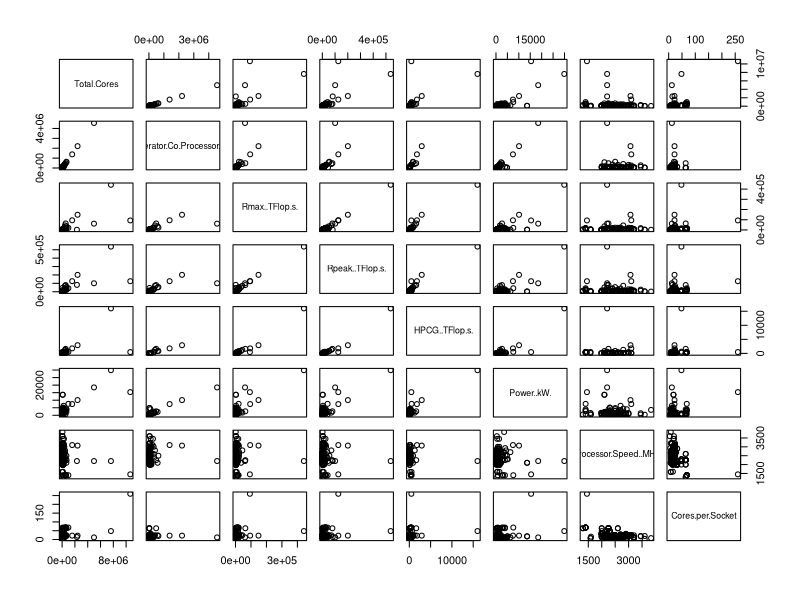
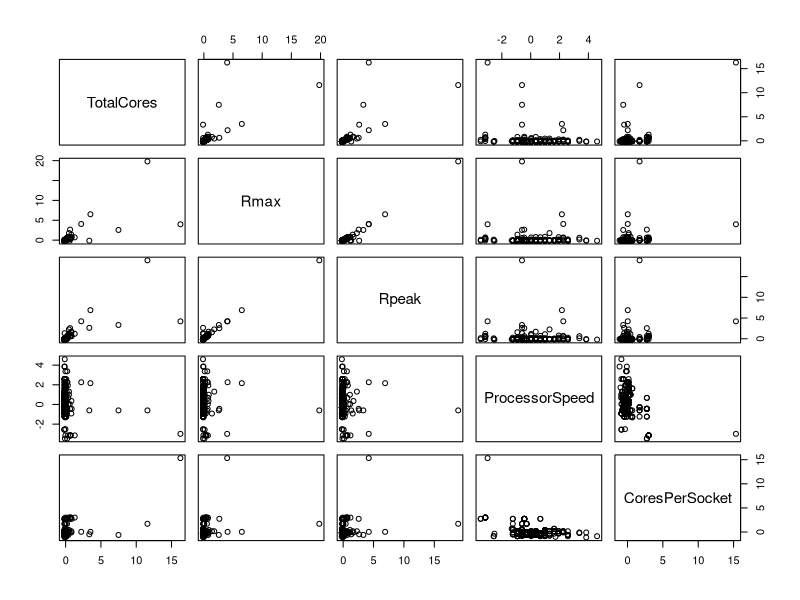
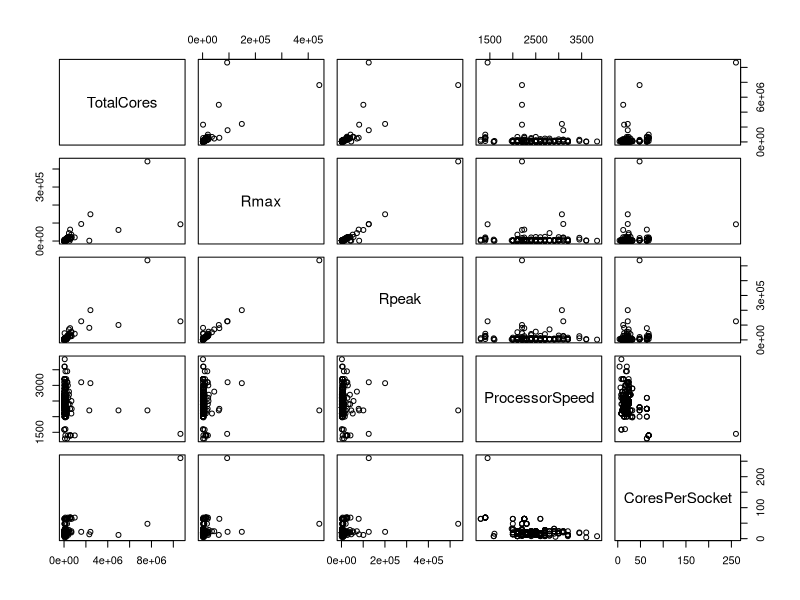
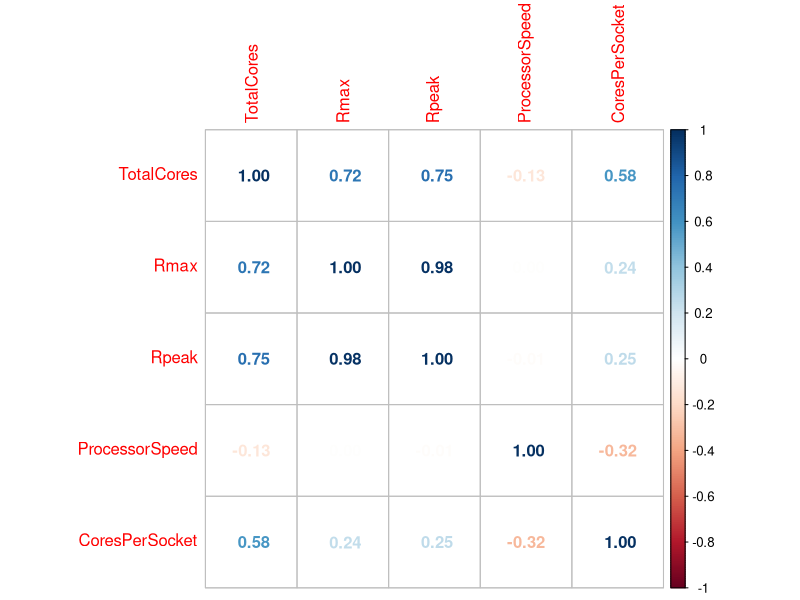
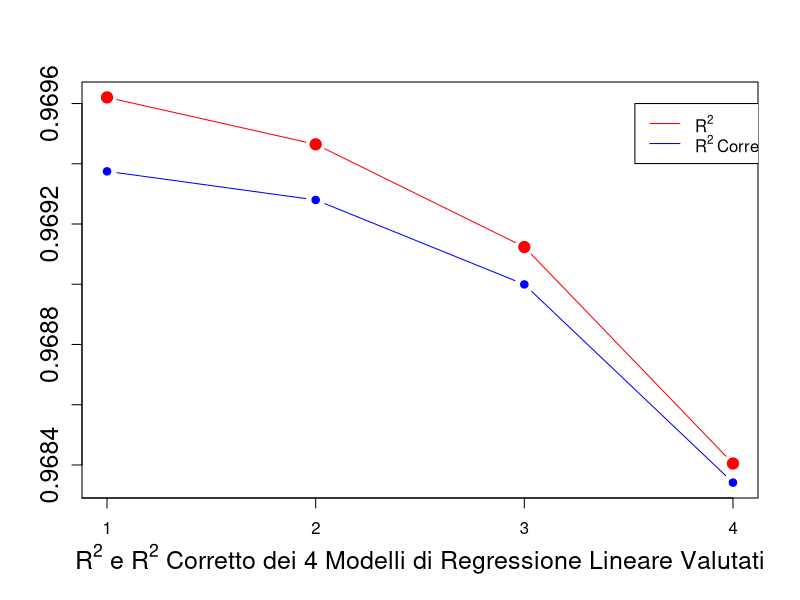
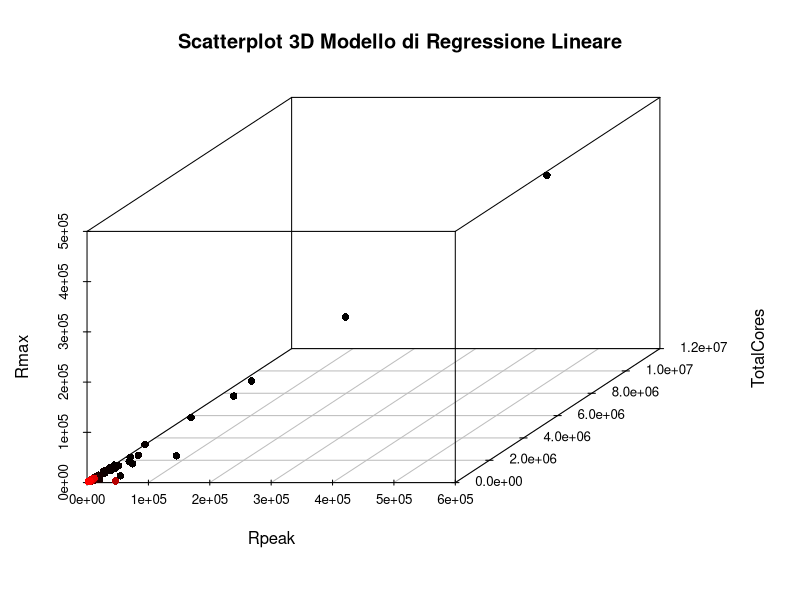
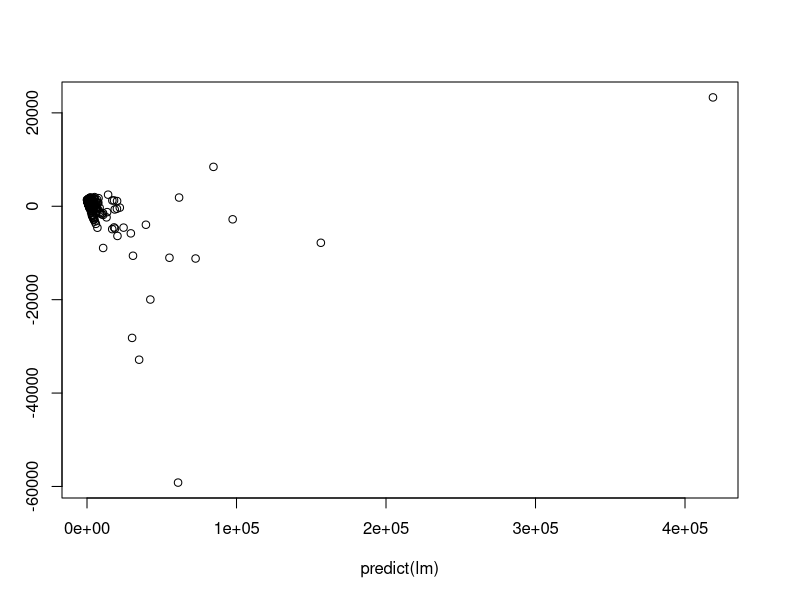
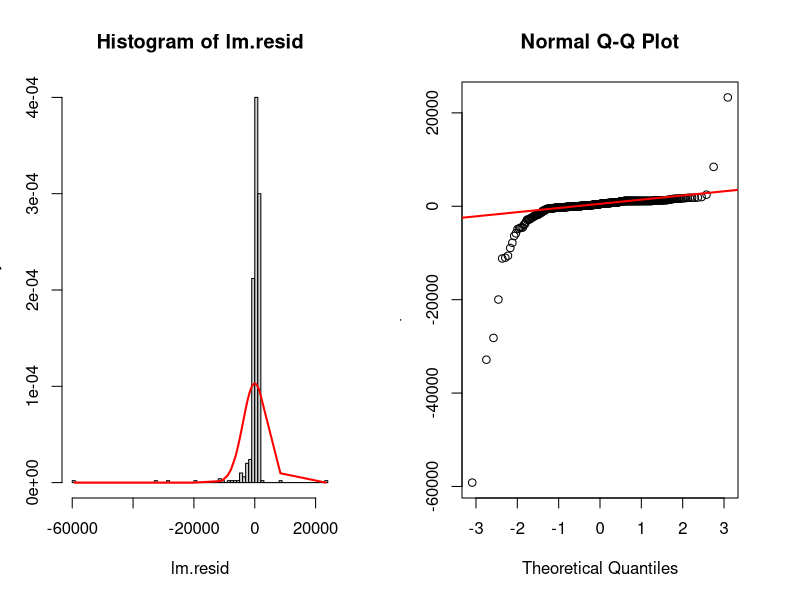

R code for these plots, in order:
# pulizia RStudio
cat("\014")
rm(list = ls())

# importazione librerie da utilizzare
library(corrplot)
library(scatterplot3d)

################################################################################
####################    IMPORTAZIONE E PULIZIA DEI DATI    #####################
################################################################################

# caricamento dei dati dal file csv
data = read.csv('tabella.csv', header = TRUE, sep = ";")

# rimozione colonne non utilizzate
data$Rank <- NULL
data$Previous.Rank <- NULL
data$First.Appearance <- NULL
data$First.Rank <- NULL
data$Name <- NULL
data$Computer <- NULL
data$Site <- NULL
data$Manufacturer <- NULL
data$Country <- NULL
data$Year <- NULL
data$Segment <- NULL
data$Nmax <- NULL
data$Nhalf <- NULL
data$Power.Source <- NULL
data$Power.Efficiency..GFlops.Watts. <- NULL
data$Architecture <- NULL
data$Processor <- NULL
data$Processor.Technology <- NULL
data$Operating.System <- NULL
data$OS.Family <- NULL
data$Accelerator.Co.Processor <- NULL
data$Processor.Generation <- NULL
data$System.Model <- NULL
data$System.Family <- NULL
data$Interconnect.Family <- NULL
data$Interconnect <- NULL
data$Continent <- NULL
data$Site.ID <- NULL
data$System.ID <- NULL

# stampa sommario struttura iniziale: prime osservazioni
summary(data)
str(data)
plot(data)

# controllo delle colonne per valori mancanti
sum(is.na(data$Total.Cores))
sum(is.na(data$Accelerator.Co.Processor.Cores))
sum(is.na(data$Rmax..TFlop.s.))
sum(is.na(data$Rpeak..TFlop.s.))
sum(is.na(data$HPCG..TFlop.s.))
sum(is.na(data$Power..kW.))
sum(is.na(data$Processor.Speed..MHz.))
sum(is.na(data$Cores.per.Socket))

# notiamo che ci sono un numero non indifferente di NA in alcune colonne,
# eliminiamo tali colonne
data$Accelerator.Co.Processor.Cores <- NULL
data$HPCG..TFlop.s. <- NULL
data$Power..kW. <- NULL

# assegniamo nomi più leggibili alle colonne della tabella
colnames(data) <- c("TotalCores", "Rmax", "Rpeak", "ProcessorSpeed", "CoresPerSocket")

# standardizzazione tabella
st_data = data.frame(scale(data))

# visualizzazione tabella standardizzata
# la standardizzazione non varia il grafico di dispersione
# e non è stata quindi considerata nel seguito dell'analisi
plot(st_data)

# nuova stampa dei dati prima di iniziare l'analisi
summary(data)
str(data)
head(data)
plot(data)
corrplot(cor(data), method = "number")

################################################################################
####################          REGRESSIONE LINEARE           ####################
################################################################################

# costruzione modello di regressione lineare
r = matrix(ncol = 2, nrow = 4)

lm.1<-lm(Rmax~Rpeak+TotalCores+CoresPerSocket+ProcessorSpeed, data = data)
summary(lm.1)
r[1,]= c(summary(lm.1)$r.squared, summary(lm.1)$adj.r.squared)

lm.2<-lm(Rmax~Rpeak+TotalCores+CoresPerSocket, data = data)
summary(lm.2)
r[2,]= c(summary(lm.2)$r.squared, summary(lm.2)$adj.r.squared)

lm.3<-lm(Rmax~Rpeak+TotalCores, data = data)
summary(lm.3)
r[3,]= c(summary(lm.3)$r.squared, summary(lm.3)$adj.r.squared)

lm.4<-lm(Rmax~Rpeak, data = data)
summary(lm.4)
r[4,]= c(summary(lm.4)$r.squared, summary(lm.4)$adj.r.squared)

#################################################################################################
#################    MANCA DA FARE L'ANALISI DI UN EVENTUALE ALLINEAMENTO      ##################
#################################################################################################
lm.5<-lm(Rmax~TotalCores, data = data)
summary(lm.5)

# traccio il grafico di comparazione degli R^2 e R^2 corretti
ymin = min(r)
ymax = max(r)
r_squared <- expression(R^2)
r_squared_adj <- expression(R^2 ~ Corretto)
xl <- expression(R^2 ~ e ~ R^2 ~ Corretto ~ dei ~ 4 ~ Modelli ~ di ~ Regressione ~ Lineare ~ Valutati)
plot(r[,1], pch = 19, type = "b", col = "red", xaxt="n", ylab = "", ylim = c(ymin,ymax), xlab = xl, cex = 1.5, cex.axis = 1.5, cex.lab = 1.5)
axis(1 , at = 0:4, labels = 0:4)
lines(r[,2], pch = 19, type = "b", col = "blue")
legend(3.53, 0.9696, legend=c(r_squared, r_squared_adj), col=c("red", "blue"), lty=1:1)

# modello di regressione lineare scelto
lm = lm.3
summary(lm)

# scatterplot 3d del modello di regressione lineare
s3d<-scatterplot3d(data$Rpeak, data$TotalCores , data$Rmax , main="Scatterplot 3D Modello di Regressione Lineare", pch=16, highlight.3d=TRUE, type="p", grid = T, xlab = "Rpeak", ylab = "TotalCores", zlab = "Rmax")
s3d$plane3d(lm, draw_lines = F, draw_polygon = F)

# analisi dei residui del modello di regressione lineare
lm.resid = residuals(lm)
plot(predict(lm), lm.resid)
par(mfrow=c(1, 2))
hist(lm.resid, 100, freq = FALSE)
lines(sort(lm.resid), dnorm(sort(lm.resid), mean(lm.resid), sd(lm.resid)), col="red", lwd=2)
qqnorm(lm.resid)
qqline(lm.resid, col="red", lwd=2)
skewness = mean(((lm.resid - mean(lm.resid)) / sd(lm.resid))^3)
skewness
kurtosi = mean(((lm.resid - mean(lm.resid)) / sd(lm.resid))^4) - 3
kurtosi
shapiro.test(lm.resid)

# approfondimento analisi dei residui: calcolo della correlazione tra i
# fattori di ingresso e tra i fattori di ingresso e i residui
cor(data$Rpeak, data$TotalCores)
cor(data$Rpeak, lm.resid)
cor(data$TotalCores, lm.resid)

# approfondimento analisi dei residui: valutazione modello di regressione
# lineare con tutti i fattori per assicurarmi che non ci sia qualche predittore
# che spiega quella parte di struttura che ho nei residui
lm.1.resid = residuals(lm.1)
shapiro.test(lm.1.resid)

# approfondimento analisi dei residui: valutazione modello di regressione
# lineare semplice
lm.4.resid = residuals(lm.4)
shapiro.test(lm.4.resid)

# approfondimento analisi dei residui: rimozione residui relativi agli outliers
boxplot(lm.resid, main="Boxplot residui iniziali", col=(c("gold","darkgreen")), outcol="red")
Residuals_outliers <- boxplot(lm.resid, plot=FALSE)$out
Residuals_outliers <- rev(sort(Residuals_outliers))
Residuals_outliers
lm.resid<-lm.resid[-which(lm.resid %in% Residuals_outliers[1:length(Residuals_outliers)])]

# plot residui: non ho usato predict(lm) dato che avendo eliminato alcuni dei
# residui ora ho dimensioni differenti
plot(lm.resid)

# visualizziamo nuovamente i grafici relativi ai residui per vedere se la loro
# distribuzione sia migliorata o meno
par(mfrow=c(1, 2))
hist(lm.resid, 100, freq = FALSE)
lines(sort(lm.resid), dnorm(sort(lm.resid), mean(lm.resid), sd(lm.resid)), col="red", lwd=2)
qqnorm(lm.resid)
qqline(lm.resid, col="red", lwd=2)
skewness = mean(((lm.resid - mean(lm.resid)) / sd(lm.resid))^3)
skewness
kurtosi = mean(((lm.resid - mean(lm.resid)) / sd(lm.resid))^4) - 3
kurtosi
shapiro.test(lm.resid)

# approfondimento analisi dei residui: rimozione dei residui che causano la
# deviazione dal un modello Gaussiano
lm.resid.ord = sort(lm.resid)
lm.resid<-lm.resid[-which(lm.resid %in% lm.resid.ord[1:10])]
lm.resid<-lm.resid[-which(lm.resid %in% lm.resid.ord[360])]
lm.resid<-lm.resid[-which(lm.resid %in% lm.resid.ord[length(lm.resid.ord)])]
boxplot(lm.resid, main="Boxplot residui dopo la rimozione degli outliers", col=(c("gold","darkgreen")), outcol="red")

# plot residui: non ho usato predict(lm) dato che avendo eliminato alcuni dei
# residui ora ho dimensioni differenti
plot(lm.resid)

# visualizziamo nuovamente i grafici relativi ai residui per vedere se la loro
# distribuzione sia migliorata o meno
par(mfrow=c(1, 2))
hist(lm.resid, 100, freq = FALSE)
lines(sort(lm.resid), dnorm(sort(lm.resid), mean(lm.resid), sd(lm.resid)), col="red", lwd=2)
lines(density(lm.resid), col="blue", lwd=2)
qqnorm(lm.resid)
qqline(lm.resid, col="red", lwd=2)
skewness = mean(((lm.resid - mean(lm.resid)) / sd(lm.resid))^3)
skewness
kurtosi = mean(((lm.resid - mean(lm.resid)) / sd(lm.resid))^4) - 3
kurtosi
shapiro.test(lm.resid)

linearModel = lm

################################################################################
####################        REGRESSIONE ESPONENZIALE        ####################
################################################################################

# costruzione modello di regressione esponenziale
r = matrix(ncol = 2, nrow = 4)

lm.1<-lm(log(Rmax)~log(Rpeak)+log(TotalCores)+log(CoresPerSocket)+log(ProcessorSpeed), data = data)
summary(lm.1)
r[1,]= c(summary(lm.1)$r.squared, summary(lm.1)$adj.r.squared)

lm.2<-lm(log(Rmax)~log(Rpeak)+log(TotalCores)+log(CoresPerSocket), data = data)
summary(lm.2)
r[2,]= c(summary(lm.2)$r.squared, summary(lm.2)$adj.r.squared)

lm.3<-lm(log(Rmax)~log(Rpeak)+log(TotalCores), data = data)
summary(lm.3)
r[3,]= c(summary(lm.3)$r.squared, summary(lm.3)$adj.r.squared)

lm.4<-lm(log(Rmax)~log(Rpeak), data = data)
summary(lm.4)
r[4,]= c(summary(lm.4)$r.squared, summary(lm.4)$adj.r.squared)

# traccio il grafico di comparazione degli R^2 e R^2 corretti
par(mfrow=c(1, 1))
ymin = min(r)
ymax = max(r)
r_squared <- expression(R^2)
r_squared_adj <- expression(R^2 ~ Corretto)
xl <- expression(R^2 ~ e ~ R^2 ~ Corretto ~ dei ~ 4 ~ Modelli ~ di ~ Regressione ~ Esponenziale ~ Valutati)
plot(r[,1], pch = 19, type = "b", col = "red", xaxt="n", ylab = "", ylim = c(ymin,ymax), xlab = xl, cex = 1.5, cex.axis = 1.5, cex.lab = 1.5)
axis(1 , at = 0:4, labels = 0:4)
lines(r[,2], pch = 19, type = "b", col = "blue")
legend(3.53, 0.8496, legend=c(r_squared, r_squared_adj), col=c("red", "blue"), lty=1:1)

# modello di regressione esponenziale scelto
lm = lm.3
summary(lm)

# scatterplot 3d del modello di regressione esponenziale
s3d<-scatterplot3d(log(data$Rpeak), log(data$TotalCores), log(data$Rmax) , main="Scatterplot 3D Modello di Regressione Esponenziale", pch=16, highlight.3d=TRUE, type="p", grid = T, xlab = "log(Rpeak)", ylab = "log(TotalCores)", zlab = "log(Rmax)")
s3d$plane3d(lm, draw_lines = F, draw_polygon = F)

# analisi dei residui del modello di regressione esponenziale
lm.resid = residuals(lm)
plot(predict(lm), lm.resid)
par(mfrow=c(1, 2))
hist(lm.resid, 100, freq = FALSE)
lines(sort(lm.resid), dnorm(sort(lm.resid), mean(lm.resid), sd(lm.resid)), col="red", lwd=2)
qqnorm(lm.resid)
qqline(lm.resid, col="red", lwd=2)
skewness = mean(((lm.resid - mean(lm.resid)) / sd(lm.resid))^3)
skewness
kurtosi = mean(((lm.resid - mean(lm.resid)) / sd(lm.resid))^4) - 3
kurtosi
shapiro.test(lm.resid)

# approfondimento analisi dei residui: calcolo della correlazione tra i
# fattori di ingresso e tra i fattori di ingresso e i residui
cor(data$Rpeak, data$TotalCores)
cor(data$Rpeak, lm.resid)
cor(data$TotalCores, lm.resid)

# approfondimento analisi dei residui: valutazione modello di regressione
# lineare con tutti i fattori per assicurarmi che non ci sia qualche predittore
# che spiega quella parte di struttura che ho nei residui
lm.1.resid = residuals(lm.1)
shapiro.test(lm.1.resid)

# approfondimento analisi dei residui: valutazione modello di regressione
# lineare semplice
lm.4.resid = residuals(lm.4)
shapiro.test(lm.4.resid)

# approfondimento analisi dei residui: rimozione residui relativi agli outliers
boxplot(lm.resid, main="Boxplot residui iniziali", col=(c("gold","darkgreen")), outcol="red")
Residuals_outliers <- boxplot(lm.resid, plot=FALSE)$out
Residuals_outliers <- rev(sort(Residuals_outliers))
Residuals_outliers
lm.resid<-lm.resid[-which(lm.resid %in% Residuals_outliers[1:length(Residuals_outliers)])]

# plot residui: non ho usato predict(lm) dato che avendo eliminato alcuni dei
# residui ora ho dimensioni differenti
plot(lm.resid)

# visualizziamo nuovamente i grafici relativi ai residui per vedere se la loro
# distribuzione sia migliorata o meno
par(mfrow=c(1, 2))
hist(lm.resid, 100, freq = FALSE)
lines(sort(lm.resid), dnorm(sort(lm.resid), mean(lm.resid), sd(lm.resid)), col="red", lwd=2)
qqnorm(lm.resid)
qqline(lm.resid, col="red", lwd=2)
skewness = mean(((lm.resid - mean(lm.resid)) / sd(lm.resid))^3)
skewness
kurtosi = mean(((lm.resid - mean(lm.resid)) / sd(lm.resid))^4) - 3
kurtosi
shapiro.test(lm.resid)

# approfondimento analisi dei residui: rimozione dei residui che causano la
# deviazione dal un modello Gaussiano
lm.resid.ord = sort(lm.resid)
lm.resid<-lm.resid[-which(lm.resid %in% lm.resid.ord[1:11])]
lm.resid<-lm.resid[-which(lm.resid %in% lm.resid.ord[279:279])]
boxplot(lm.resid, main="Boxplot residui dopo la rimozione degli outliers", col=(c("gold","darkgreen")), outcol="red")

# plot residui: non ho usato predict(lm) dato che avendo eliminato alcuni dei
# residui ora ho dimensioni differenti
plot(lm.resid)

# visualizziamo nuovamente i grafici relativi ai residui per vedere se la loro
# distribuzione sia migliorata o meno
par(mfrow=c(1, 2))
hist(lm.resid, 100, freq = FALSE)
lines(sort(lm.resid), dnorm(sort(lm.resid), mean(lm.resid), sd(lm.resid)), col="red", lwd=2)
lines(density(lm.resid), col="blue", lwd=2)
qqnorm(lm.resid)
qqline(lm.resid, col="red", lwd=2)
skewness = mean(((lm.resid - mean(lm.resid)) / sd(lm.resid))^3)
skewness
kurtosi = mean(((lm.resid - mean(lm.resid)) / sd(lm.resid))^4) - 3
kurtosi
shapiro.test(lm.resid)

exponentialModel = lm

################################################################################
####################               PREDIZIONE               ####################
################################################################################

# comparazione scatterplot 3d dei due modelli ottenuti
par(mfrow=c(1, 2))
# scatterplot 3d del modello di regressione lineare
s3d<-scatterplot3d(data$Rpeak, data$TotalCores , data$Rmax , main="Regressione Lineare", pch=16, highlight.3d=TRUE, type="p", grid = T, xlab = "Rpeak", ylab = "TotalCores", zlab = "Rmax")
s3d$plane3d(linearModel, draw_lines = F, draw_polygon = F)
# scatterplot 3d del modello di regressione esponenziale
s3d<-scatterplot3d(log(data$Rpeak), log(data$TotalCores), log(data$Rmax) , main="Regressione Esponenziale", pch=16, highlight.3d=TRUE, type="p", grid = T, xlab = "log(Rpeak)", ylab = "log(TotalCores)", zlab = "log(Rmax)")
s3d$plane3d(exponentialModel, draw_lines = F, draw_polygon = F)
